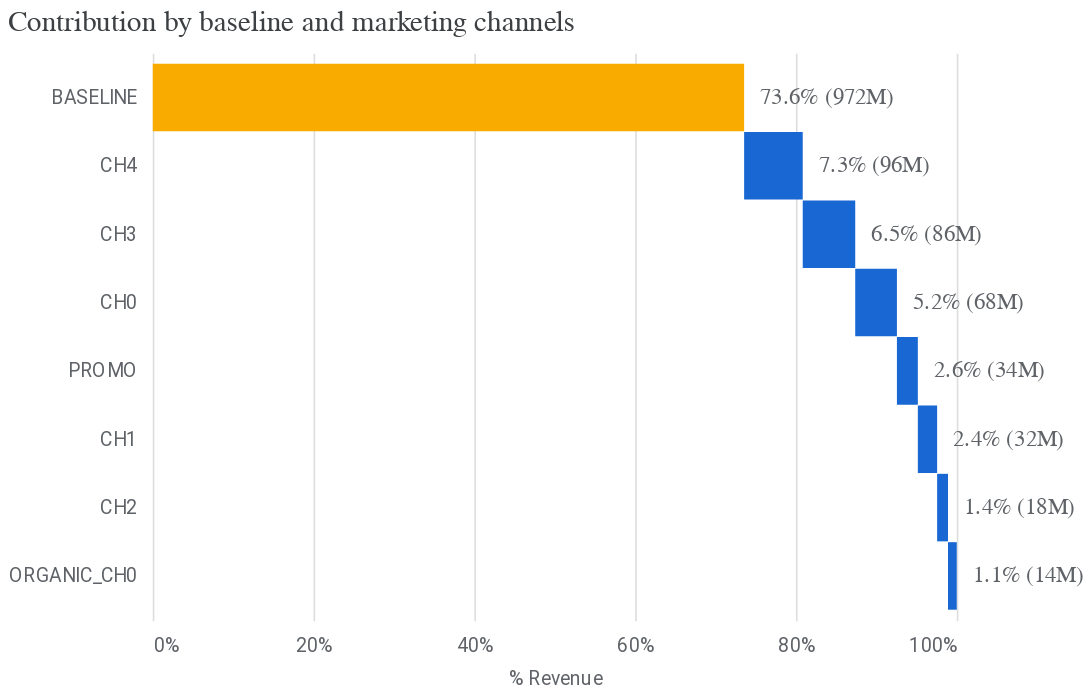

Notebook code cell kept with this figure:
### Markdown cell above
To export the two-page HTML summary output, initialize the `Summarizer` class with the model object. Then pass in the filename, filepath, start date, and end date to `output_model_results_summary` to run the summary for that time duration and save it to the specified file.

### Code cell
# media summary
media_summary = visualizer.MediaSummary(mmm)
waterfall_chart = media_summary.plot_contribution_waterfall_chart()
summary_table = media_summary.summary_table()
display(waterfall_chart)
display(summary_table)

### Figure 1 — Vega-Lite specification as saved in the notebook (floating-point values rounded to 4 significant figures)
{"config": {"view": {"continuousWidth": 300, "continuousHeight": 300, "strokeOpacity": 0}, "axis": {"labelColor": "#5F6368", "labelFont": "Roboto", "labelFontSize": 12, "titleColor": "#5F6368", "titleFont": "Roboto", "titleFontSize": 12, "titleFontWeight": "normal", "titlePadding": 10}}, "layer": [{"mark": {"type": "bar", "size": 42}, "encoding": {"color": {"condition": {"test": "(datum.channel === 'BASELINE')", "value": "#F9AB00"}, "value": "#1967D2"}, "x": {"axis": {"domain": false, "format": "%", "labelPadding": 10, "tickCount": 5, "ticks": false}, "field": "prev_sum", "title": "% Revenue", "type": "quantitative"}, "x2": {"field": "sum_outcome"}, "y": {"axis": {"domain": false, "labelPadding": 10, "ticks": false}, "field": "channel", "scale": {"paddingOuter": 0.2}, "sort": null, "title": null, "type": "nominal"}}, "transform": [{"window": [{"op": "sum", "field": "pct_of_contribution", "as": "sum_outcome"}, {"op": "lead", "field": "channel", "as": "kwargs"}]}, {"calculate": "datum.sum_outcome - datum.pct_of_contribution", "as": "prev_sum"}, {"calculate": "datum.incremental_outcome < 0 ? datum.prev_sum : datum.sum_outcome", "as": "text_x"}]}, {"mark": {"type": "text", "align": "left", "color": "#5F6368", "dx": 10, "fontSize": 14}, "encoding": {"text": {"field": "outcome_text", "type": "nominal"}, "x": {"field": "text_x", "type": "quantitative"}, "y": {"axis": {"domain": false, "labelPadding": 10, "ticks": false}, "field": "channel", "scale": {"paddingOuter": 0.2}, "sort": null, "title": null, "type": "nominal"}}, "transform": [{"window": [{"op": "sum", "field": "pct_of_contribution", "as": "sum_outcome"}, {"op": "lead", "field": "channel", "as": "kwargs"}]}, {"calculate": "datum.sum_outcome - datum.pct_of_contribution", "as": "prev_sum"}, {"calculate": "datum.incremental_outcome < 0 ? datum.prev_sum : datum.sum_outcome", "as": "text_x"}]}], "data": {"name": "data-38022c57dd7efa17fd6cc9cd39d3d50c"}, "height": 352.8, "title": {"text": "Contribution by baseline and marketing channels", "anchor": "start", "color": "#3C4043", "font": "Google Sans Display", "fontSize": 18, "fontWeight": "normal", "offset": 10}, "width": 500, "$schema": "https://vega.github.io/schema/vega-lite/v5.20.1.json", "datasets": {"data-38022c57dd7efa17fd6cc9cd39d3d50c": [{"channel": "BASELINE", "incremental_outcome": 971500000.0, "pct_of_contribution": 0.7355, "outcome_text": "73.6% (972M)"}, {"channel": "CH4", "incremental_outcome": 96280000.0, "pct_of_contribution": 0.07289, "outcome_text": "7.3% (96M)"}, {"channel": "CH3", "incremental_outcome": 86240000.0, "pct_of_contribution": 0.06529, "outcome_text": "6.5% (86M)"}, {"channel": "CH0", "incremental_outcome": 68500000.0, "pct_of_contribution": 0.05186, "outcome_text": "5.2% (68M)"}, {"channel": "PROMO", "incremental_outcome": 34360000.0, "pct_of_contribution": 0.02601, "outcome_text": "2.6% (34M)"}, {"channel": "CH1", "incremental_outcome": 31710000.0, "pct_of_contribution": 0.024, "outcome_text": "2.4% (32M)"}, {"channel": "CH2", "incremental_outcome": 17840000.0, "pct_of_contribution": 0.0135, "outcome_text": "1.4% (18M)"}, {"channel": "ORGANIC_CH0", "incremental_outcome": 14400000.0, "pct_of_contribution": 0.0109, "outcome_text": "1.1% (14M)"}]}}
